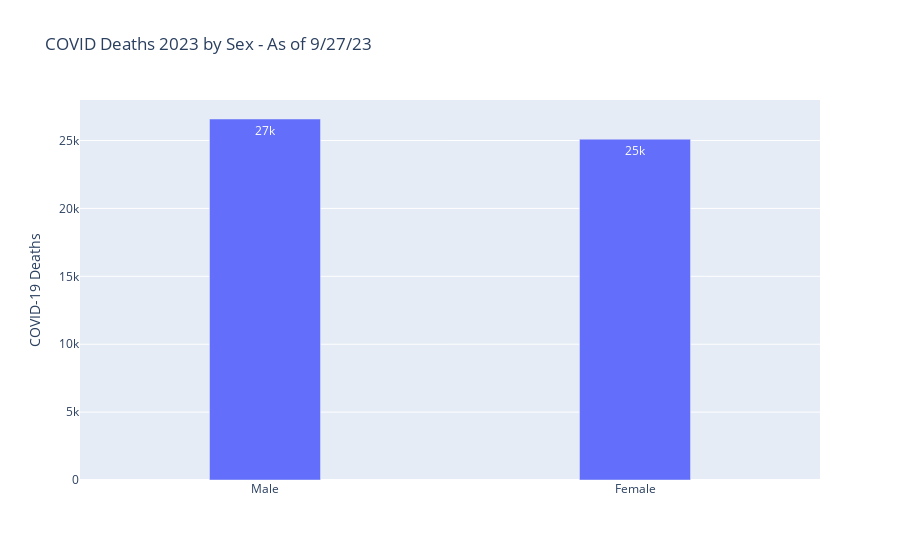

Notebook code for this chart:
### Code cell
covid_deaths_by_sex = (
    df
    .filter(
        pl.col('State') == 'United States',
        pl.col('Year') == 2023,
        pl.col('Age Group') == 'All Ages',
        pl.col('Sex') != 'All Sexes'
    )
    .group_by('Sex')
    .agg(pl.col('COVID-19 Deaths').sum())
    .sort(by='COVID-19 Deaths', descending=True)
    .head()
)

fig = px.bar(
    covid_deaths_by_sex, 
    x='Sex', 
    y='COVID-19 Deaths', 
    title='COVID Deaths 2023 by Sex - As of 9/27/23',
    labels={'Sex': ''},
    text_auto='.2s'
)

fig.update_traces(width = 0.3, textfont_size=12, textangle=0, textposition='inside')
fig.show()

### Figure 1 — Plotly figure (JSON) as saved in the notebook; plotly's stock layout.template omitted (floating-point values rounded to 4 significant figures)
{"data": [{"alignmentgroup": "True", "hovertemplate": "=%{x}<br>COVID-19 Deaths=%{y}<extra></extra>", "legendgroup": "", "marker": {"color": "#636efa", "pattern": {"shape": ""}}, "name": "", "offsetgroup": "", "orientation": "v", "showlegend": false, "textangle": 0, "textfont": {"size": 12}, "textposition": "inside", "texttemplate": "%{y:.2s}", "type": "bar", "width": 0.3, "x": ["Male", "Female"], "xaxis": "x", "y": [26585, 25099], "yaxis": "y"}], "layout": {"barmode": "relative", "legend": {"tracegroupgap": 0}, "title": {"text": "COVID Deaths 2023 by Sex - As of 9/27/23"}, "xaxis": {"anchor": "y", "domain": [0, 1], "title": {"text": ""}}, "yaxis": {"anchor": "x", "domain": [0, 1], "title": {"text": "COVID-19 Deaths"}}}}
